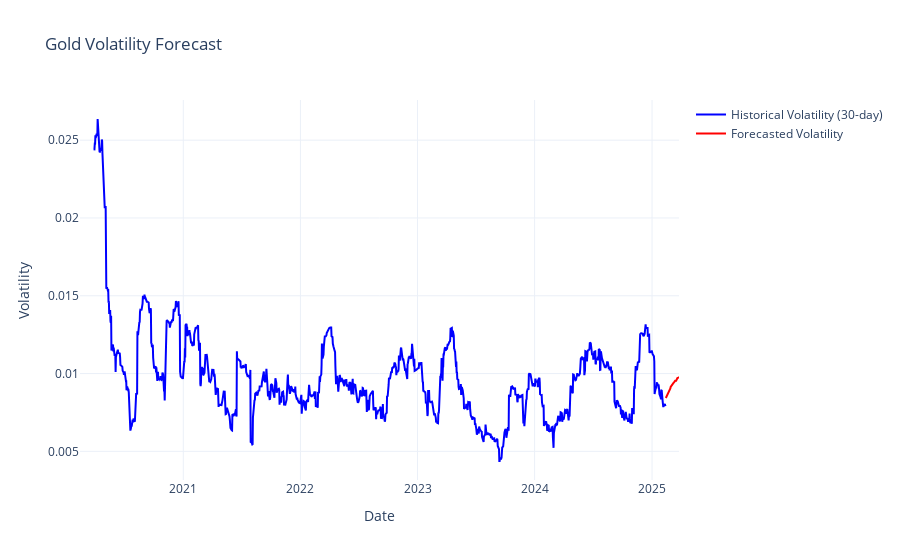

Notebook code for this chart:
### Code cell
# Import required libraries
import pandas as pd
import numpy as np
import plotly.graph_objects as go
from datetime import datetime, timedelta

# Calculate daily log returns
df_gold['Log_Returns'] = np.log(df_gold['Close'] / df_gold['Close'].shift(1))

# Drop missing values (first row will be NaN due to shift)
df_gold = df_gold.dropna()

# Convert Date column to datetime if it's not already
df_gold['Date'] = pd.to_datetime(df_gold['Date'])

# Set Date as index
df_gold.set_index('Date', inplace=True)

# Calculate historical volatility (30-day rolling standard deviation)
historical_volatility = df_gold['Log_Returns'].rolling(window=30).std()

# Create future dates for forecast
last_date = df_gold.index[-1]
future_dates = pd.date_range(start=last_date, periods=forecast_horizon+1, freq='B')[1:]

# Create the plot
fig = go.Figure()

# Plot historical volatility
fig.add_trace(
    go.Scatter(
        x=historical_volatility.index,
        y=historical_volatility,
        name='Historical Volatility (30-day)',
        line=dict(color='blue')
    )
)

# Plot forecasted volatility
fig.add_trace(
    go.Scatter(
        x=future_dates,
        y=forecasted_volatility,
        name='Forecasted Volatility',
        line=dict(color='red')
    )
)

# Update layout
fig.update_layout(
    title='Gold Volatility Forecast',
    xaxis_title='Date',
    yaxis_title='Volatility',
    showlegend=True,
    template='plotly_white'
)

fig.show()

### Figure 1 — Plotly figure (JSON) as saved in the notebook; plotly's stock layout.template omitted (floating-point values rounded to 4 significant figures; data arrays with more than 128 entries replaced by an {"elided": "..."} marker saying what was removed)
{"data": [{"line": {"color": "blue"}, "name": "Historical Volatility (30-day)", "type": "scatter", "x": {"elided": "1258 str values"}, "y": {"elided": "1258 float values"}}, {"line": {"color": "red"}, "name": "Forecasted Volatility", "type": "scatter", "x": ["2025-02-13T00:00:00", "2025-02-14T00:00:00", "2025-02-17T00:00:00", "2025-02-18T00:00:00", "2025-02-19T00:00:00", "2025-02-20T00:00:00", "2025-02-21T00:00:00", "2025-02-24T00:00:00", "2025-02-25T00:00:00", "2025-02-26T00:00:00", "2025-02-27T00:00:00", "2025-02-28T00:00:00", "2025-03-03T00:00:00", "2025-03-04T00:00:00", "2025-03-05T00:00:00", "2025-03-06T00:00:00", "2025-03-07T00:00:00", "2025-03-10T00:00:00", "2025-03-11T00:00:00", "2025-03-12T00:00:00", "2025-03-13T00:00:00", "2025-03-14T00:00:00", "2025-03-17T00:00:00", "2025-03-18T00:00:00", "2025-03-19T00:00:00", "2025-03-20T00:00:00", "2025-03-21T00:00:00", "2025-03-24T00:00:00", "2025-03-25T00:00:00", "2025-03-26T00:00:00"], "y": [0.008431, 0.00847, 0.008568, 0.008629, 0.008678, 0.008723, 0.008789, 0.008845, 0.00891, 0.008972, 0.009039, 0.009136, 0.009243, 0.009258, 0.009313, 0.009372, 0.009386, 0.009428, 0.00945, 0.009479, 0.009499, 0.009535, 0.009534, 0.009617, 0.009655, 0.009698, 0.009717, 0.009742, 0.009777, 0.009772]}], "layout": {"showlegend": true, "title": {"text": "Gold Volatility Forecast"}, "xaxis": {"title": {"text": "Date"}}, "yaxis": {"title": {"text": "Volatility"}}}}
